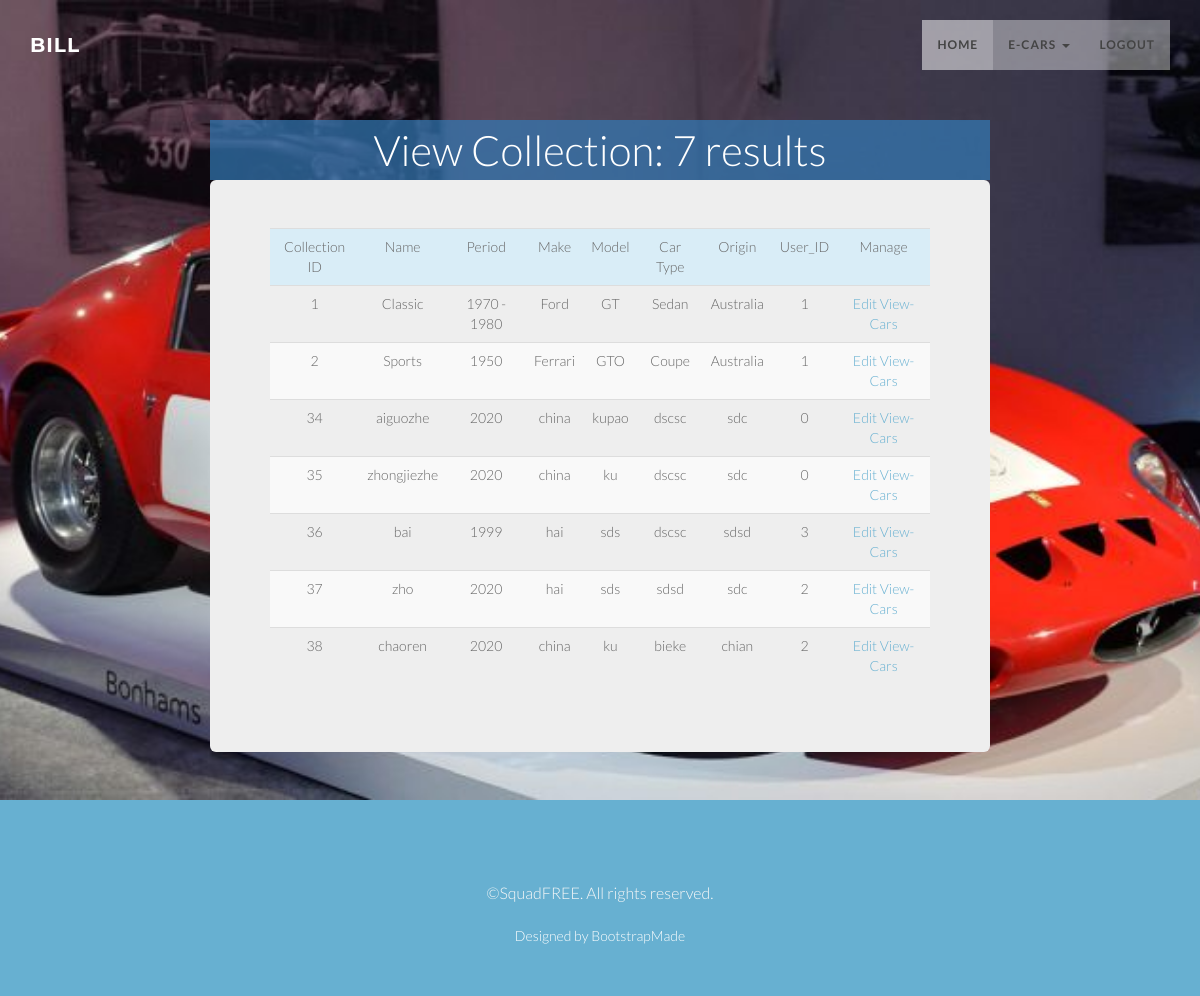
Page /management/index.php?action=viewcontacts (signed in) on the committed database.
### tables this page shows
CREATE TABLE `collections` (
  `collection_id` int(11) NOT NULL,
  `name` varchar(50) NOT NULL,
  `period` varchar(50) NOT NULL,
  `make` varchar(50) NOT NULL,
  `model` varchar(50) NOT NULL,
  `car_type` varchar(50) NOT NULL,
  `origin` varchar(50) NOT NULL,
  `user_id` int(11) NOT NULL
);

### app/view/Page.php (called while the page is built, shortened)
<?php
class Page {
    static function getView($page,$data = [])
    {
        $content = "$page.php";
        include_once $content;
    }
}

### app/controller/ContactsController.php (called while the page is built, shortened)
<?php
include_once "model/ContactModel.php";
include_once "view/Page.php";
class ContactsController extends Controller{
    var $contacts = null;
    function __construct()
    {
        $this->contacts = new ContactModel();
    }
    function viewContacts()
    {
        $data = [];
        $records = $this->contacts->readRecords();
        $data['records'] = $records;
        Page::getView("viewContacts",$data);
    }
}

### app/factory/PDOFactory.php (called while the page is built, shortened)
<?php
class PDOFactory {
    static function getConnection()
    {
        $f = fopen(PDOFactory::DB_CONFIG_FILE_PATH,"r");
        $content = fread($f,filesize(PDOFactory::DB_CONFIG_FILE_PATH));
        $json_data = json_decode($content);
        $dsn = $json_data->DSN;
        $username = $json_data->USERNAME;
        $password = $json_data->PASSWORD;
        $conn = new PDO($dsn,$username,$password);
        return $conn;
    }
}

### app/model/DataModel.php (called while the page is built, shortened)
<?php
include_once 'factory/PDOFactory.php';
abstract class DataModel implements Crudable {
    function __construct($table)
    {
        $this->conn = PDOFactory::getConnection();
    }
}

### app/model/ContactModel.php (called while the page is built, shortened)
<?php
include_once("DataModel.php");
class ContactModel extends DataModel {
    function readRecords()
    {
        $sql = "select * from collections";
        $statement = $this->conn->query($sql);
        $records = $statement->fetchAll();
        return $records;
    }
}

### app/view/viewContacts.php (the view)
<div class="container">
    <div class="row">
        <div class="col-md-2 text-center"></div>
        <div class="col-md-8 box text-center">View Collection: <?=count($records)?> results</div>
        <div class="col-md-2 text-center"></div>
    </div>
    <div class="row">
        <div class="col-md-2 text-center"></div>
        <div class="col-md-8 jumbotron text-center">
            <table class="table table-striped table-hover" >
                <tr class="info">
                    <td>Collection ID</td><td>Name</td><td>Period</td><td>Make</td><td>Model</td><td>Car Type</td><td>Origin</td> <td>User_ID</td><td>Manage</td>
                </tr>
               <?php foreach($records as $record):?>
                    <?php
                    $index = $record[0];
                    ?>
                    <tr><td><?=$record[0]?></td><td><?=$record[1]?></td><td><?=$record[2]?></td><td><?=$record[3]?></td><td><?=$record[4]?></td><td><?=$record[5]?></td><td><?=$record[6]?></td><td><?=$record[7]?></td><td><a href="?action=editdata<?=$index?>">Edit </a><a href="?action=viewcars<?=$index?>">View-Cars</a></td></tr>
                <?php endforeach; ?>
             </table>
        </div>
        <div class="col-md-1 text-center"></div>
    </div>
</div>

### assets/css/style.css (style rules this page uses)
body { width: 100%; height: 100%; font-family: 'Lato',sans-serif; font-weight: 300; color: #666; background-color: #fff; }
html { width: 100%; height: 100%; }
a { color: #28c3ab; -webkit-transition: all .2s ease-in-out; -moz-transition: all .2s ease-in-out; transition: all .2s ease-in-out; }
.box { background-color: rgba(51,122,183,0.7); color:white; font-size: 3.0em; }

### assets/color/default.css (style rules this page uses)
a,.tp-caption a.btn:hover { color: #67b0d1; }

### rows in the picture
collections: collection_id "1", name "Classic", period "1970 - 1980", make "Ford", model "GT", car_type "Sedan", origin "Australia", user "1"
collections: collection_id "2", name "Sports", period "1950", make "Ferrari", model "GTO", car_type "Coupe", origin "Australia", user "1"
collections: collection_id "34", name "aiguozhe", period "2020", make "china", model "kupao", car_type "dscsc", origin "sdc", user "0"
collections: collection_id "35", name "zhongjiezhe", period "2020", make "china", model "ku", car_type "dscsc", origin "sdc", user "0"
collections: collection_id "36", name "bai", period "1999", make "hai", model "sds", car_type "dscsc", origin "sdsd", user "3"
collections: collection_id "37", name "zho", period "2020", make "hai", model "sds", car_type "sdsd", origin "sdc", user "2"
collections: collection_id "38", name "chaoren", period "2020", make "china", model "ku", car_type "bieke", origin "chian", user "2"

### other values in the picture
$username "BILL"
count($records) "7"
